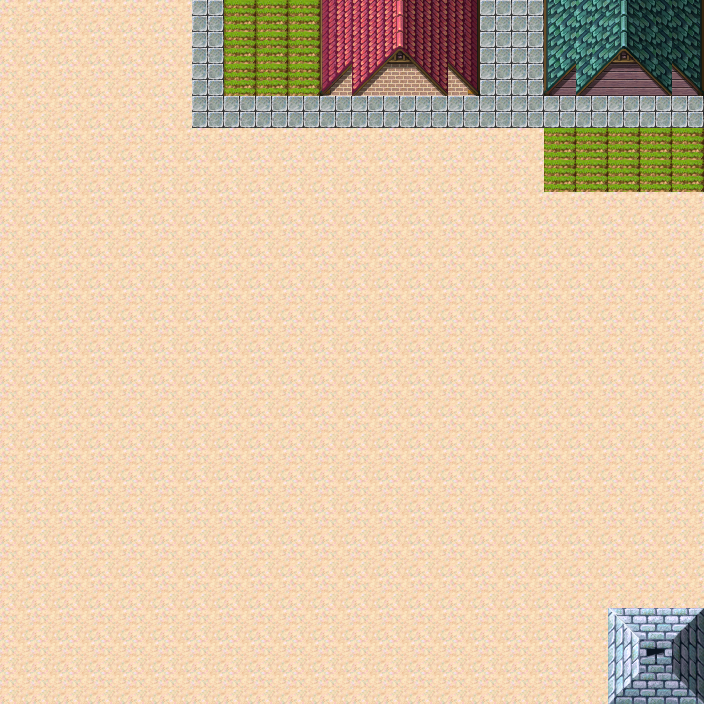

Below is a game level as drawn by its tile map, then a one-line description and the .tmx that defines it (tile-layer data replaced by summaries):
An orthogonal 22x22 tile map with 32x32 px tiles, 2 tile layers (Tile Layer 1, objects), 2 tilesets and 3 objects (2x col).

<map version="1.0" orientation="orthogonal" width="22" height="22" tilewidth="32" tileheight="32">
 <tileset firstgid="1" name="PathAndObjects" tilewidth="32" tileheight="32">
  <image source="PathAndObjects.png" width="512" height="512" />
 </tileset>
 <tileset firstgid="257" name="new" tilewidth="32" tileheight="32">
  <image source="tilea5.png" width="256" height="512" />
 </tileset>
 <layer name="Tile Layer 1" width="22" height="22">
  <data>[484 cells, 484 non-empty, 1 distinct tile ids]</data>
 </layer>
 <layer name="objects" width="22" height="22">
  <properties>
   <property name="col" value="1" />
  </properties>
  <data>[484 cells, 83 non-empty, 42 distinct tile ids]</data>
 </layer>
 <objectgroup name="objects" width="22" height="22">
  <properties>
   <property name="col" value="1" />
  </properties>
  <object name="col" x="319" y="1">
   <properties>
    <property name="col" value="1" />
   </properties>
   <polyline points="0,0 2,92 161,95 160,-1" />
  </object>
  <object x="543" y="3">
   <polyline points="0,0 3,82 51,82 54,38 122,43 122,78 161,80 157,0 2,-3" />
  </object>
  <object name="col" x="612" y="611" width="93" height="91">
   <properties>
    <property name="col" value="1" />
   </properties>
  </object>
 </objectgroup>
</map>
